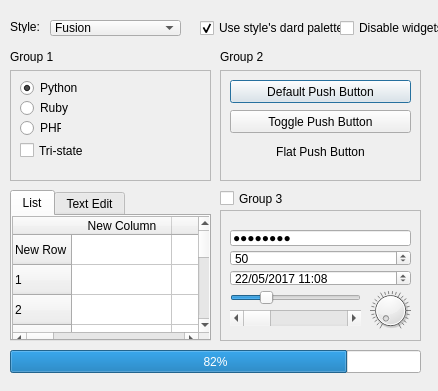
<?xml version="1.0" encoding="UTF-8"?>
<ui version="4.0">
 <class>Form</class>
 <widget class="QWidget" name="Form">
  <property name="geometry">
   <rect>
    <x>0</x>
    <y>0</y>
    <width>438</width>
    <height>391</height>
   </rect>
  </property>
  <property name="windowTitle">
   <string>Form</string>
  </property>
  <property name="autoFillBackground">
   <bool>false</bool>
  </property>
  <widget class="QLabel" name="label">
   <property name="geometry">
    <rect>
     <x>10</x>
     <y>20</y>
     <width>47</width>
     <height>13</height>
    </rect>
   </property>
   <property name="text">
    <string>Style:</string>
   </property>
  </widget>
  <widget class="QComboBox" name="comboBox">
   <property name="geometry">
    <rect>
     <x>50</x>
     <y>20</y>
     <width>131</width>
     <height>16</height>
    </rect>
   </property>
   <item>
    <property name="text">
     <string>Fusion</string>
    </property>
   </item>
  </widget>
  <widget class="QCheckBox" name="checkBox">
   <property name="geometry">
    <rect>
     <x>200</x>
     <y>20</y>
     <width>241</width>
     <height>16</height>
    </rect>
   </property>
   <property name="text">
    <string>Use style's dard palette</string>
   </property>
   <property name="checked">
    <bool>true</bool>
   </property>
  </widget>
  <widget class="QCheckBox" name="checkBox_2">
   <property name="geometry">
    <rect>
     <x>340</x>
     <y>20</y>
     <width>241</width>
     <height>16</height>
    </rect>
   </property>
   <property name="text">
    <string>Disable widgets</string>
   </property>
  </widget>
  <widget class="QLabel" name="label_2">
   <property name="geometry">
    <rect>
     <x>10</x>
     <y>50</y>
     <width>47</width>
     <height>13</height>
    </rect>
   </property>
   <property name="text">
    <string>Group 1</string>
   </property>
  </widget>
  <widget class="QLabel" name="label_3">
   <property name="geometry">
    <rect>
     <x>220</x>
     <y>50</y>
     <width>47</width>
     <height>13</height>
    </rect>
   </property>
   <property name="text">
    <string>Group 2</string>
   </property>
  </widget>
  <widget class="QCheckBox" name="checkBox_3">
   <property name="geometry">
    <rect>
     <x>220</x>
     <y>190</y>
     <width>70</width>
     <height>17</height>
    </rect>
   </property>
   <property name="text">
    <string>Group 3</string>
   </property>
  </widget>
  <widget class="QProgressBar" name="progressBar">
   <property name="geometry">
    <rect>
     <x>10</x>
     <y>350</y>
     <width>411</width>
     <height>23</height>
    </rect>
   </property>
   <property name="value">
    <number>82</number>
   </property>
   <property name="alignment">
    <set>Qt::AlignCenter</set>
   </property>
   <property name="textVisible">
    <bool>true</bool>
   </property>
   <property name="orientation">
    <enum>Qt::Horizontal</enum>
   </property>
   <property name="invertedAppearance">
    <bool>false</bool>
   </property>
   <property name="textDirection">
    <enum>QProgressBar::TopToBottom</enum>
   </property>
  </widget>
  <widget class="QTabWidget" name="tabWidget_2">
   <property name="geometry">
    <rect>
     <x>10</x>
     <y>190</y>
     <width>201</width>
     <height>151</height>
    </rect>
   </property>
   <property name="currentIndex">
    <number>0</number>
   </property>
   <widget class="QWidget" name="tab_3">
    <attribute name="title">
     <string>List</string>
    </attribute>
    <widget class="QTableWidget" name="tableWidget_2">
     <property name="geometry">
      <rect>
       <x>0</x>
       <y>0</y>
       <width>201</width>
       <height>131</height>
      </rect>
     </property>
     <row>
      <property name="text">
       <string>New Row</string>
      </property>
     </row>
     <row>
      <property name="text">
       <string>1</string>
      </property>
     </row>
     <row>
      <property name="text">
       <string>2</string>
      </property>
     </row>
     <row>
      <property name="text">
       <string>3</string>
      </property>
     </row>
     <row>
      <property name="text">
       <string>4</string>
      </property>
     </row>
     <row>
      <property name="text">
       <string>5</string>
      </property>
     </row>
     <row>
      <property name="text">
       <string>6</string>
      </property>
     </row>
     <row>
      <property name="text">
       <string>7</string>
      </property>
     </row>
     <row>
      <property name="text">
       <string>8</string>
      </property>
     </row>
     <row>
      <property name="text">
       <string>10</string>
      </property>
     </row>
     <column>
      <property name="text">
       <string>New Column</string>
      </property>
     </column>
     <column>
      <property name="text">
       <string>1</string>
      </property>
     </column>
     <column>
      <property name="text">
       <string>2</string>
      </property>
     </column>
     <column>
      <property name="text">
       <string>3</string>
      </property>
     </column>
     <column>
      <property name="text">
       <string>4</string>
      </property>
     </column>
     <column>
      <property name="text">
       <string>5</string>
      </property>
     </column>
     <column>
      <property name="text">
       <string>6</string>
      </property>
     </column>
     <column>
      <property name="text">
       <string>7</string>
      </property>
     </column>
     <column>
      <property name="text">
       <string>8</string>
      </property>
     </column>
     <column>
      <property name="text">
       <string>10</string>
      </property>
     </column>
    </widget>
   </widget>
   <widget class="QWidget" name="tab_4">
    <attribute name="title">
     <string>Text Edit</string>
    </attribute>
   </widget>
  </widget>
  <widget class="QFrame" name="frame">
   <property name="geometry">
    <rect>
     <x>10</x>
     <y>70</y>
     <width>201</width>
     <height>111</height>
    </rect>
   </property>
   <property name="frameShape">
    <enum>QFrame::StyledPanel</enum>
   </property>
   <property name="frameShadow">
    <enum>QFrame::Raised</enum>
   </property>
   <widget class="QRadioButton" name="radioButton">
    <property name="geometry">
     <rect>
      <x>10</x>
      <y>10</y>
      <width>71</width>
      <height>16</height>
     </rect>
    </property>
    <property name="text">
     <string>Python</string>
    </property>
    <property name="checked">
     <bool>true</bool>
    </property>
   </widget>
   <widget class="QRadioButton" name="radioButton_2">
    <property name="geometry">
     <rect>
      <x>10</x>
      <y>30</y>
      <width>51</width>
      <height>16</height>
     </rect>
    </property>
    <property name="text">
     <string>Ruby</string>
    </property>
   </widget>
   <widget class="QRadioButton" name="radioButton_3">
    <property name="geometry">
     <rect>
      <x>10</x>
      <y>50</y>
      <width>41</width>
      <height>16</height>
     </rect>
    </property>
    <property name="text">
     <string>PHP</string>
    </property>
   </widget>
   <widget class="QCheckBox" name="checkBox_4">
    <property name="geometry">
     <rect>
      <x>10</x>
      <y>70</y>
      <width>81</width>
      <height>21</height>
     </rect>
    </property>
    <property name="text">
     <string>Tri-state</string>
    </property>
    <property name="tristate">
     <bool>true</bool>
    </property>
   </widget>
  </widget>
  <widget class="QFrame" name="frame_2">
   <property name="geometry">
    <rect>
     <x>220</x>
     <y>70</y>
     <width>201</width>
     <height>111</height>
    </rect>
   </property>
   <property name="frameShape">
    <enum>QFrame::StyledPanel</enum>
   </property>
   <property name="frameShadow">
    <enum>QFrame::Raised</enum>
   </property>
   <widget class="QPushButton" name="pushButton">
    <property name="geometry">
     <rect>
      <x>10</x>
      <y>10</y>
      <width>181</width>
      <height>23</height>
     </rect>
    </property>
    <property name="text">
     <string>Default Push Button</string>
    </property>
    <property name="autoDefault">
     <bool>false</bool>
    </property>
    <property name="default">
     <bool>true</bool>
    </property>
   </widget>
   <widget class="QPushButton" name="pushButton_2">
    <property name="geometry">
     <rect>
      <x>10</x>
      <y>40</y>
      <width>181</width>
      <height>23</height>
     </rect>
    </property>
    <property name="text">
     <string>Toggle Push Button</string>
    </property>
    <property name="autoDefault">
     <bool>false</bool>
    </property>
    <property name="default">
     <bool>false</bool>
    </property>
   </widget>
   <widget class="QPushButton" name="pushButton_3">
    <property name="geometry">
     <rect>
      <x>10</x>
      <y>70</y>
      <width>181</width>
      <height>23</height>
     </rect>
    </property>
    <property name="text">
     <string>Flat Push Button</string>
    </property>
    <property name="flat">
     <bool>true</bool>
    </property>
   </widget>
  </widget>
  <widget class="QFrame" name="frame_3">
   <property name="geometry">
    <rect>
     <x>220</x>
     <y>210</y>
     <width>201</width>
     <height>131</height>
    </rect>
   </property>
   <property name="frameShape">
    <enum>QFrame::StyledPanel</enum>
   </property>
   <property name="frameShadow">
    <enum>QFrame::Raised</enum>
   </property>
   <widget class="QLineEdit" name="lineEdit">
    <property name="geometry">
     <rect>
      <x>10</x>
      <y>20</y>
      <width>181</width>
      <height>16</height>
     </rect>
    </property>
    <property name="text">
     <string>anjayyyy</string>
    </property>
    <property name="echoMode">
     <enum>QLineEdit::Password</enum>
    </property>
   </widget>
   <widget class="QSpinBox" name="spinBox">
    <property name="geometry">
     <rect>
      <x>10</x>
      <y>40</y>
      <width>181</width>
      <height>16</height>
     </rect>
    </property>
    <property name="minimum">
     <number>0</number>
    </property>
    <property name="value">
     <number>50</number>
    </property>
   </widget>
   <widget class="QDateTimeEdit" name="dateTimeEdit">
    <property name="geometry">
     <rect>
      <x>10</x>
      <y>60</y>
      <width>181</width>
      <height>16</height>
     </rect>
    </property>
    <property name="dateTime">
     <datetime>
      <hour>11</hour>
      <minute>8</minute>
      <second>0</second>
      <year>2017</year>
      <month>5</month>
      <day>22</day>
     </datetime>
    </property>
    <property name="displayFormat">
     <string>dd/MM/yyyy H:mm</string>
    </property>
   </widget>
   <widget class="QSlider" name="horizontalSlider">
    <property name="geometry">
     <rect>
      <x>10</x>
      <y>80</y>
      <width>131</width>
      <height>16</height>
     </rect>
    </property>
    <property name="mouseTracking">
     <bool>false</bool>
    </property>
    <property name="tabletTracking">
     <bool>false</bool>
    </property>
    <property name="acceptDrops">
     <bool>false</bool>
    </property>
    <property name="statusTip">
     <string/>
    </property>
    <property name="whatsThis">
     <string/>
    </property>
    <property name="accessibleName">
     <string/>
    </property>
    <property name="accessibleDescription">
     <string/>
    </property>
    <property name="layoutDirection">
     <enum>Qt::LeftToRight</enum>
    </property>
    <property name="autoFillBackground">
     <bool>false</bool>
    </property>
    <property name="inputMethodHints">
     <set>Qt::ImhNone</set>
    </property>
    <property name="sliderPosition">
     <number>25</number>
    </property>
    <property name="orientation">
     <enum>Qt::Horizontal</enum>
    </property>
    <property name="invertedAppearance">
     <bool>false</bool>
    </property>
    <property name="invertedControls">
     <bool>false</bool>
    </property>
    <property name="tickInterval">
     <number>25</number>
    </property>
   </widget>
   <widget class="QScrollBar" name="horizontalScrollBar_2">
    <property name="geometry">
     <rect>
      <x>10</x>
      <y>100</y>
      <width>131</width>
      <height>16</height>
     </rect>
    </property>
    <property name="orientation">
     <enum>Qt::Horizontal</enum>
    </property>
   </widget>
   <widget class="QDial" name="dial_2">
    <property name="geometry">
     <rect>
      <x>150</x>
      <y>80</y>
      <width>41</width>
      <height>41</height>
     </rect>
    </property>
    <property name="autoFillBackground">
     <bool>false</bool>
    </property>
    <property name="invertedAppearance">
     <bool>false</bool>
    </property>
    <property name="invertedControls">
     <bool>false</bool>
    </property>
    <property name="wrapping">
     <bool>false</bool>
    </property>
    <property name="notchesVisible">
     <bool>true</bool>
    </property>
   </widget>
  </widget>
 </widget>
 <resources/>
 <connections/>
</ui>
